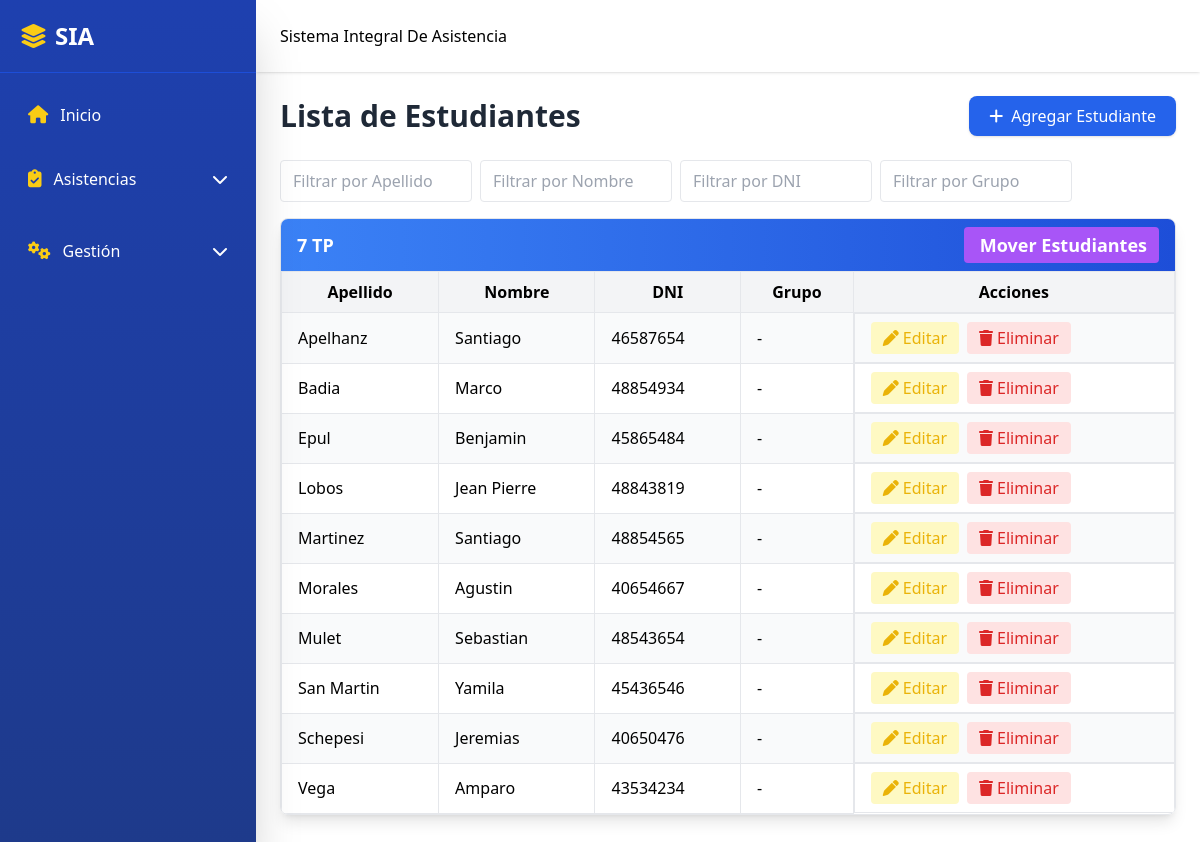
Before: /students.php with the older database file.
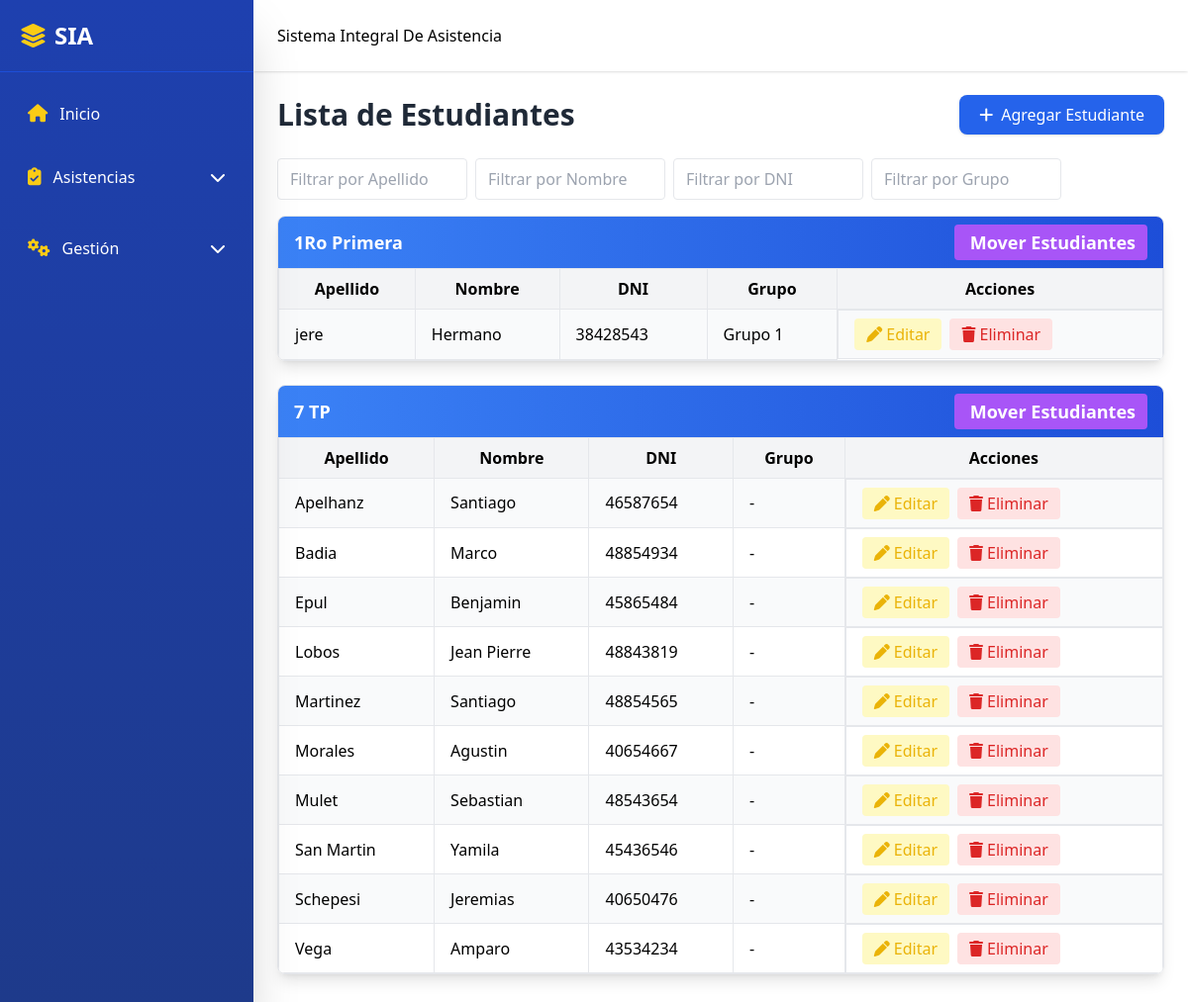
After: the same page with the newer database file.
### tables this page shows
CREATE TABLE `students` (
  `student_id` int(11) NOT NULL,
  `last_name` varchar(50) NOT NULL,
  `first_name` varchar(100) NOT NULL,
  `course_id` int(11) NOT NULL,
  `DNI` int(50) DEFAULT NULL,
  `group_id` int(11) DEFAULT NULL
);

CREATE TABLE `groups` (
  `group_id` int(11) NOT NULL,
  `course_id` int(11) NOT NULL,
  `name` varchar(50) NOT NULL,
  `description` text DEFAULT NULL
);

### students.php (the view, shortened to what the changed rows need)
<?php
include 'includes/header.php';
include 'includes/conn.php';
?>
<div class="flex-1 md:ml-64 transition-all duration-300">
  <br><br><br>
  <main class="pt-20 p-4 md:p-6">
    <div class="flex flex-col md:flex-row justify-between items-start md:items-center mb-6 gap-3 md:gap-0">
      <h1 class="text-3xl font-bold text-gray-800">Lista de Estudiantes</h1>
    </div>
    <?php
    try {
        $sql = "SELECT s.student_id, s.last_name, s.first_name, s.DNI, c.course_id, c.name AS course_name, g.group_id, g.name AS group_name
                FROM students s
                LEFT JOIN courses c ON s.course_id = c.course_id
                LEFT JOIN groups g ON s.group_id = g.group_id
                ORDER BY c.name, g.name, s.last_name, s.first_name";
        $stmt = $conn->query($sql);
        $students = $stmt->fetchAll();
        if ($students) {
            $grouped = [];
            foreach ($students as $student) {
                $grouped[$student['course_name']][] = $student;
            }
            foreach ($grouped as $course => $courseStudents) {
                echo "<div class='mb-6 border rounded-lg shadow-lg overflow-hidden'>";
                echo "<div class='bg-gradient-to-r from-blue-500 to-blue-700 text-white px-4 py-2 font-bold text-lg flex justify-between items-center'>";
                echo "<span>{$course}</span>";
                echo "<a href='javascript:void(0)'
                        onclick=\"openModalMoveStudents({$courseStudents[0]['course_id']}, '{$course}')\"
                        class='bg-purple-500 hover:bg-purple-700 text-white px-3 py-1 rounded flex items-center'>
                        <i class='fa-solid fa-arrows-right-left mr-1'></i> Mover Estudiantes
                      </a>";
                echo "</div>";
                echo "<div class='overflow-x-auto'>";
                echo "<table class='min-w-full border-collapse' id='studentsTable'>";
                echo "<thead class='bg-gray-100'>
                        <tr>
                          <th class='px-4 py-2 border'>Apellido</th>
                          <th class='px-4 py-2 border'>Nombre</th>
                          <th class='px-4 py-2 border'>DNI</th>
                          <th class='px-4 py-2 border'>Grupo</th>
                          <th class='px-4 py-2 border'>Acciones</th>
                        </tr>
                      </thead>";
                echo "<tbody>";
                foreach ($courseStudents as $i => $student) {
                    $rowClass = $i % 2 === 0 ? 'bg-gray-50' : 'bg-white';
                    $groupDisplay = $student['group_name'] ?? '-';
                    echo "<tr class='hover:bg-gray-100 {$rowClass}'>";
                    echo "<td class='px-4 py-2 border'>{$student['last_name']}</td>";
                    echo "<td class='px-4 py-2 border'>{$student['first_name']}</td>";
                    echo "<td class='px-4 py-2 border'>{$student['DNI']}</td>";
                    echo "<td class='px-4 py-2 border'>{$groupDisplay}</td>";
                    echo "<td class='px-4 py-2 border flex gap-2 justify-start'>
                            <a href='javascript:void(0)'
                               onclick='openEditModal(".json_encode($student).")'
                               class='text-yellow-500 hover:text-yellow-700 bg-yellow-100 px-3 py-1 rounded flex items-center justify-center'>
                               <i class='fa-solid fa-pen mr-1'></i>Editar
                            </a>
                            <a href='students_back/delete_student.php?id={$student['student_id']}'
                               class='text-red-600 hover:text-red-800 bg-red-100 px-3 py-1 rounded flex items-center justify-center'
                               onclick=\"return confirm('¿Estás seguro de eliminar este estudiante?')\">
                               <i class='fa-solid fa-trash mr-1'></i>Eliminar
                            </a>
                          </td>";
                    echo "</tr>";
                }
                echo "</tbody></table></div></div>";
            }
        } else {
            echo "<p class='text-center text-gray-500'>No hay estudiantes registrados</p>";
        }
    } catch (PDOException $e) {
        echo "<p class='text-center text-red-600'>Error: {$e->getMessage()}</p>";
    }
    ?>
  </main>
</div>

Changed rows visible on the page:
added students: last_name "jere", first_name "Hermano", DNI "38428543", group.name "Grupo 1", shown under "1Ro Primera"
Other visible differences:
new list line: "1Ro Primera Mover Estudiantes Apellido Nombre DNI Grupo Acciones"
